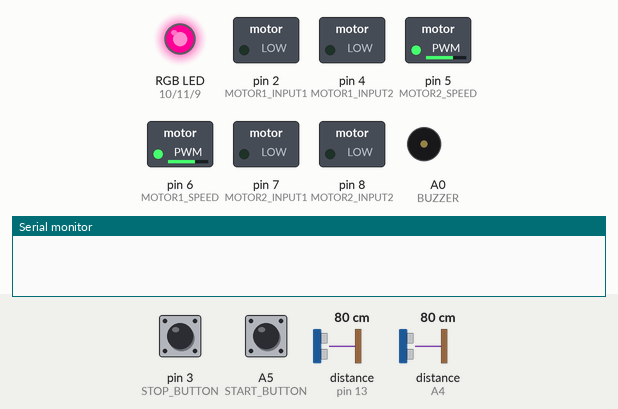
Simulated run of this program. Board: Arduino Uno, built with avr-gcc and run on an emulated ATmega328P. Parts: switched loads named in the program (green lamp = pin HIGH), an RGB LED mixed from three pins (HIGH = lit), buzzer (waves = sounding), the last lines printed to the serial monitor. Dashed ring = blinking. The test bench sets the inputs (shaded band); at power-on: A5 (START_BUTTON) HIGH, distance to the obstacle (sensors on pin 13, A4) 80 cm, pin 3 (STOP_BUTTON) HIGH. The echo pulse lasts 58.3 µs per cm; random numbers use the default seed unless the program sets one; pins used as bus, display or sensor lines are not drawn.

Above: at 0.8 s.
0.9 s: A5 (START_BUTTON) pulled LOW for 0.15 s
At 1.4 s:
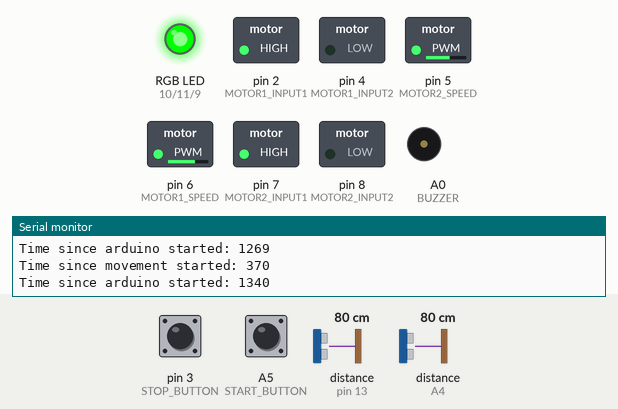
2.5 s: distance to the obstacle (sensor on pin 13) set to 22 cm
4.0 s: distance to the obstacle (sensor on pin 13) set to 17 cm
At 4.6 s:
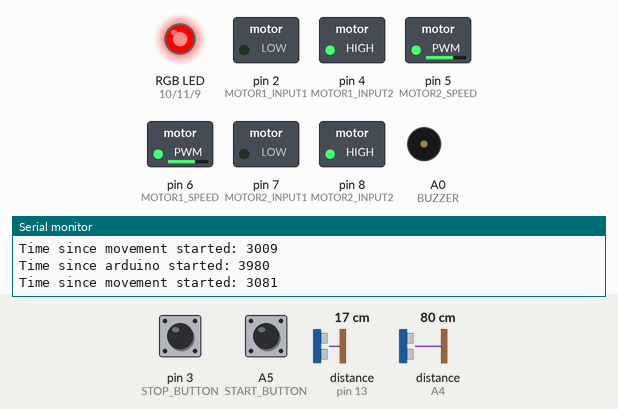
7.0 s: distance to the obstacle (sensor on pin 13) set to 250 cm
At 8.7 s:
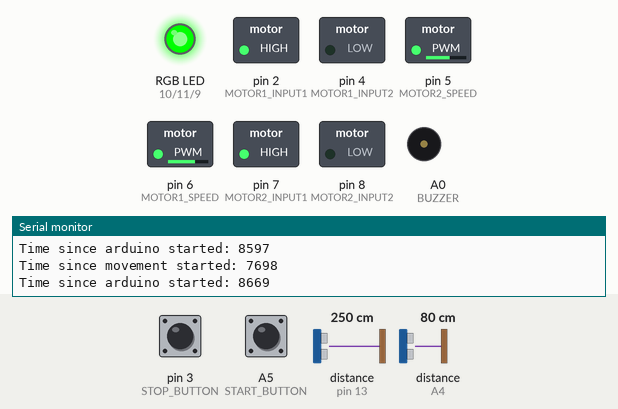
9.0 s: pin 3 (STOP_BUTTON) pulled LOW for 0.15 s
At 9.4 s:
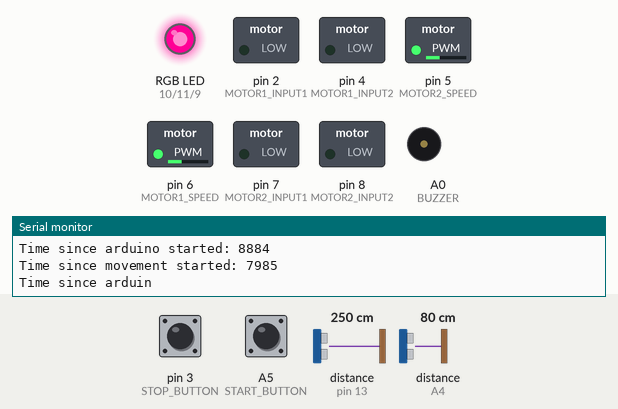
10.6 s: A5 (START_BUTTON) pulled LOW for 1 s
At 17.65 s:
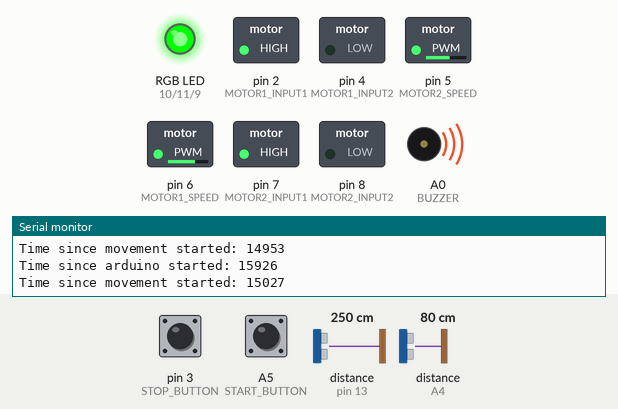
Timing chart, 0 to 19.2 s (numbered marks = the images above; inputs shaded):
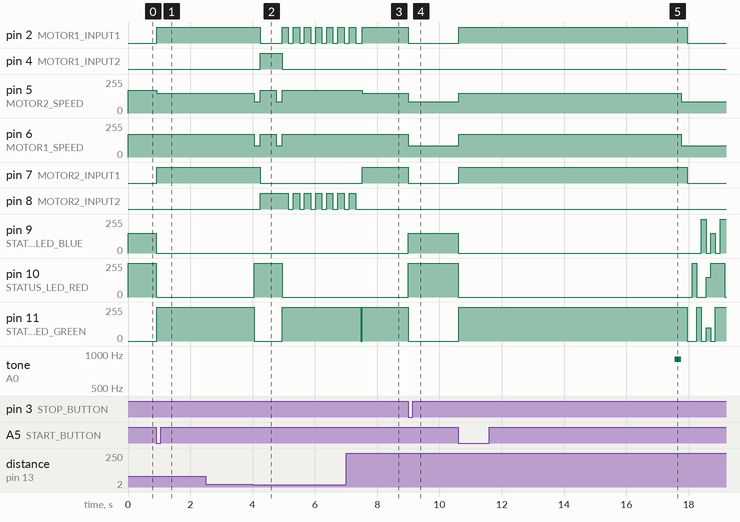

The program:

main.cpp
```cpp
// Abgabe LF07 Projektarbeit Patrick Pfaff 11IT2
// Codestruktur wird leicht von einer .ino Datei abweichen, da ich mir eine Umgebung mit PlatformIO und VSCode aufgesetzt habe,
// diese verwendet einen anderen Compiler, so müssen hier z.B. die Funktionsdeklarationen vor den Funktionsdefinitionen stehen

// Code mit Historie auch in meinem GitHub-Repository: https://github.com/meowzer0/lf07_proj/blob/main/LF07Project/src/main.cpp
#include <Arduino.h>

int currentMotor1Speed = 0;
int currentMotor2Speed = 0;
int celebrationCounter = 0;

// buffer für linken und rechten sensor
float distances[2];
unsigned long millisAtMovementStart = 0;
bool movementStarted = false;
bool celebrationsDone = false;

#pragma region Konstanten
#define MOTOR1_SPEED 6
#define MOTOR2_SPEED 5
#define MOTOR1_INPUT1 2
#define MOTOR1_INPUT2 4
#define MOTOR2_INPUT1 7
#define MOTOR2_INPUT2 8
#define USS1_TRIGGER A3
#define USS1_ECHO A4
#define USS2_TRIGGER 12
#define USS2_ECHO 13

#define STATUS_LED_RED 10
#define STATUS_LED_GREEN 11
#define STATUS_LED_BLUE 9

#define BUZZER A0
#define START_BUTTON A5
#define STOP_BUTTON 3

#define MOTOR_DEFAULT_SPEED 170
#define MOTOR_SLOW_SPEED 110
#define MOTOR_FAST_SPEED 230

#define DISTANCE_STOP 20
#define DISTANCE_GOAGAIN 20

#define TURN_TIME 240
#define WAIT_AFTER_TURN 500
#define WAIT_AFTER_GO 250
#pragma endregion

#pragma region Funktionsdeklarationen
// Motor 1 = Links
// Motor 2 = Rechts
void motor1Forward();
void motor1Backward();
void motor1Stop();
void motor2Forward();
void motor2Backward();
void motor2Stop();
void motor1Speed(int speed);
void motor2Speed(int speed);
void updateDistances();
void goForwardsFor(int milliseconds, int desiredSpeed);
void goBackwardsFor(int milliseconds, int desiredSpeed);
void comeToAStop();
void turnLeftFor(int milliseconds, int desiredSpeed);
void turnRightFor(int milliseconds, int desiredSpeed);
void findFreeDirection();
void statusLed(int status);
void autoSpeed(int speed);
void returnToDefaultSpeed();
void playTone(int freq, int duration);
void autoForward();
void autoBackward();
void stopTone();
void flow1();
void waitForStartButton();
void stopAutoOnInterrupt();
void checkForCelebration();
void celebration(int level);
void level1celebration();
void level2celebration();
void level3celebration();
void playNokiaTone();
bool noObstacleInFront();
void autoSpeedCorrected(int speed);
#pragma endregion

void setup() {
  Serial.begin(9600);
  pinMode(STATUS_LED_RED, OUTPUT);
  pinMode(STATUS_LED_GREEN, OUTPUT);
  pinMode(STATUS_LED_BLUE, OUTPUT);

  pinMode(START_BUTTON, INPUT_PULLUP);
  pinMode(STOP_BUTTON, INPUT_PULLUP);

  pinMode(MOTOR1_SPEED, OUTPUT);
  pinMode(MOTOR2_SPEED, OUTPUT);
  pinMode(MOTOR1_INPUT1, OUTPUT);
  pinMode(MOTOR1_INPUT2, OUTPUT);
  pinMode(MOTOR2_INPUT1, OUTPUT);
  pinMode(MOTOR2_INPUT2, OUTPUT);

  pinMode(USS1_TRIGGER, OUTPUT);
  pinMode(USS1_ECHO, INPUT);

  pinMode(USS2_TRIGGER, OUTPUT);
  pinMode(USS2_ECHO, INPUT);

  motor1Speed(MOTOR_DEFAULT_SPEED);
  motor2Speed(MOTOR_DEFAULT_SPEED);

  attachInterrupt(digitalPinToInterrupt(STOP_BUTTON), stopAutoOnInterrupt, LOW);

  waitForStartButton();
}

void loop() {
  flow1();
}

// Ablaufversuch 1
void flow1() {
  checkForCelebration();
  updateDistances();

  if (noObstacleInFront()) {
    statusLed(2);
    autoSpeedCorrected(MOTOR_DEFAULT_SPEED);
    autoForward();
  } else {
    statusLed(1);
    comeToAStop();
    goBackwardsFor(500, MOTOR_DEFAULT_SPEED);
    findFreeDirection();
    statusLed(0);
  }
}

// Fährt den Motor1 vorwärts
void motor1Forward() {
  digitalWrite(MOTOR1_INPUT1, HIGH);
  digitalWrite(MOTOR1_INPUT2, LOW);
}

// Fährt den Motor1 rückwärts
void motor1Backward() {
  digitalWrite(MOTOR1_INPUT1, LOW);
  digitalWrite(MOTOR1_INPUT2, HIGH);
}

// Stoppt den Motor1
void motor1Stop() {
  digitalWrite(MOTOR1_INPUT1, LOW);
  digitalWrite(MOTOR1_INPUT2, LOW);
}

// Fährt den Motor2 vorwärts
void motor2Forward() {
  digitalWrite(MOTOR2_INPUT1, HIGH);
  digitalWrite(MOTOR2_INPUT2, LOW);
}


// Fährt den Motor2 rückwärts
void motor2Backward() {
  digitalWrite(MOTOR2_INPUT1, LOW);
  digitalWrite(MOTOR2_INPUT2, HIGH);
}

// Stoppt den Motor2
void motor2Stop() {
  digitalWrite(MOTOR2_INPUT1, LOW);
  digitalWrite(MOTOR2_INPUT2, LOW);
}

void autoSpeed(int speed) {
  motor1Speed(speed);
  motor2Speed(speed);
}

// Fährt mit korrektur für den linksdrall
void autoSpeedCorrected(int speed) {
  int calcSpeedLeft = speed;
  int calcSpeedRight = speed - 20;

  if (calcSpeedRight < 0 ) calcSpeedRight = 0;
  motor1Speed(calcSpeedLeft);
  motor2Speed(calcSpeedRight);
}

// Fährt vorwärts
void autoForward() {
  motor1Forward();
  motor2Forward();
}

// Fährt rückwärts
void autoBackward() {
  motor1Backward();
  motor2Backward();
}

void motor1Speed(int speed) {
  if (speed != currentMotor1Speed) {
    currentMotor1Speed = speed;
    analogWrite(MOTOR1_SPEED, speed);
  }
}

void motor2Speed(int speed) {
  if (speed != currentMotor2Speed) {
    currentMotor2Speed = speed;
    analogWrite(MOTOR2_SPEED, speed);
  }
}

void returnToDefaultSpeed() {
  motor1Speed(MOTOR_DEFAULT_SPEED);
  motor2Speed(MOTOR_DEFAULT_SPEED);
}

// Gibt die Entfernung in cm zurück
void updateDistances() {
  int duration;
  float distance;

  // linker sensor
  digitalWrite(USS1_TRIGGER, LOW);
  delayMicroseconds(2);
  digitalWrite(USS1_TRIGGER, HIGH);
  delayMicroseconds(10);
  digitalWrite(USS1_TRIGGER, LOW);
  duration = pulseIn(USS1_ECHO, HIGH);
  distance = ( duration / 29.0 ) / 2.0;

  distances[0] = distance;

  // rechter sensor
  digitalWrite(USS2_TRIGGER, LOW);
  delayMicroseconds(2);
  digitalWrite(USS2_TRIGGER, HIGH);
  delayMicroseconds(10);
  digitalWrite(USS2_TRIGGER, LOW);

  duration = pulseIn(USS2_ECHO, HIGH);
  distance = ( duration / 29 ) / 2;

  distances[1] = distance;
}

// Fährt für eine bestimmte Zeit vorwärts
void goForwardsFor(int milliseconds, int desiredSpeed) {
  autoSpeed(desiredSpeed);
  autoForward();
  delay(milliseconds);
  comeToAStop();

  returnToDefaultSpeed();
}

// Fährt für eine bestimmte Zeit rückwärts
void goBackwardsFor(int milliseconds, int desiredSpeed) {
  autoSpeed(desiredSpeed);
  autoBackward();
  delay(milliseconds);
  comeToAStop();

  returnToDefaultSpeed();
}

// Stoppt das Auto
void comeToAStop() {
  int halfSpeed = MOTOR_DEFAULT_SPEED / 2;
  autoSpeed(halfSpeed);
  delay(200);
  motor1Stop();
  motor2Stop();
}

// Dreht sich für eine bestimmte Zeit nach links
void turnLeftFor(int milliseconds, int desiredSpeed) {
  autoSpeed(desiredSpeed);
  motor1Backward();
  motor2Forward();
  delay(milliseconds);
  motor1Stop();
  motor2Stop();

  returnToDefaultSpeed();
}

// Dreht sich für eine bestimmte Zeit nach rechts
void turnRightFor(int milliseconds, int desiredSpeed) {
  autoSpeed(desiredSpeed);
  motor1Forward();
  motor2Backward();
  delay(milliseconds);
  motor1Stop();
  motor2Stop();

  returnToDefaultSpeed();
}

// Dreht sich nach links, bis es wieder genug Platz hat
void findFreeDirection() {
  bool foundFreeDirection = false;
  int enoughSpaceCounter = 0;

  // orangene status led
  statusLed(2);

  // zufällig entscheiden ob nach links oder rechts gedreht wird
  int direction = random(0, 2);
  void (*randomTurnFunction)(int, int);
  if (direction == 0) {
    randomTurnFunction = &turnLeftFor;
  } else {
    randomTurnFunction = &turnRightFor;
  }

  while (!foundFreeDirection) {
    randomTurnFunction(200, MOTOR_DEFAULT_SPEED);
    delay(150);
    if (noObstacleInFront()) {
      enoughSpaceCounter++;
    } else {
      enoughSpaceCounter = 0;
    }
    if (enoughSpaceCounter > 1) foundFreeDirection = true;
  }

  statusLed(0);
}

// rgb led
// 0 = aus
// 1 = rot
// 2 = grün
// 3 = blau
// 4 = orange
// 5 = lila
// 6 = gelb
// 7 = weiß
// 8 = türkis
void statusLed(int status) {
  #define BRIGHT 255
  #define MEDIUM 150
  #define DIM 100

  switch (status) {
    case 0:
      analogWrite(STATUS_LED_RED, LOW);
      analogWrite(STATUS_LED_GREEN, LOW);
      analogWrite(STATUS_LED_BLUE, LOW);
      break;

    case 1:
      analogWrite(STATUS_LED_RED, BRIGHT);
      analogWrite(STATUS_LED_GREEN, LOW);
      analogWrite(STATUS_LED_BLUE, LOW);
      break;

    case 2:
      analogWrite(STATUS_LED_RED, LOW);
      analogWrite(STATUS_LED_GREEN, BRIGHT);
      analogWrite(STATUS_LED_BLUE, LOW);
      break;

    case 3:
      analogWrite(STATUS_LED_RED, LOW);
      analogWrite(STATUS_LED_GREEN, LOW);
      analogWrite(STATUS_LED_BLUE, BRIGHT);
      break;

    case 4:
      analogWrite(STATUS_LED_RED, MEDIUM);
      analogWrite(STATUS_LED_GREEN, DIM);
      analogWrite(STATUS_LED_BLUE, LOW);
      break;

    case 5:
      analogWrite(STATUS_LED_RED, BRIGHT);
      analogWrite(STATUS_LED_GREEN, LOW);
      analogWrite(STATUS_LED_BLUE, MEDIUM);
      break;

    case 6:
      analogWrite(STATUS_LED_RED, BRIGHT);
      analogWrite(STATUS_LED_GREEN, BRIGHT);
      analogWrite(STATUS_LED_BLUE, LOW);
      break;

    case 7:
      analogWrite(STATUS_LED_RED, BRIGHT);
      analogWrite(STATUS_LED_GREEN, BRIGHT);
      analogWrite(STATUS_LED_BLUE, BRIGHT);
      break;

    case 8:
      analogWrite(STATUS_LED_RED, LOW);
      analogWrite(STATUS_LED_GREEN, BRIGHT);
      analogWrite(STATUS_LED_BLUE, BRIGHT);
      break;
  }
}

// buzzer
void playTone(int freq, int duration) {
  tone(BUZZER, freq);
  delay(duration);
  noTone(BUZZER);
}

// ton, wenn das auto stehen bleibt
void stopTone() {
  playTone(900, 200);
  delay(100);
  playTone(600, 150);
}

void waitForStartButton() {
  bool startButtonPressed = false;

  // lila status led = warte auf start button
  statusLed(5);
  while (!startButtonPressed) {
    if (digitalRead(START_BUTTON) == LOW) {
      startButtonPressed = true;
    }
  }

  // Damit die Zeit, die für die celebration gebraucht wird, nicht mitgezählt wird wenn das auto noch nicht fährt
  if (!movementStarted)
  {
    movementStarted = true;
    millisAtMovementStart = millis();
  }

  statusLed(0);
}

void stopAutoOnInterrupt() {
  comeToAStop();
  stopTone();
  statusLed(0);

  waitForStartButton();
}

void checkForCelebration() {
  if (celebrationsDone) return;

  unsigned long timeElapsed = millis();
  Serial.print("Time since arduino started: ");
  Serial.println(timeElapsed);
  Serial.print("Time since movement started: ");
  Serial.println(timeElapsed - millisAtMovementStart);

  // Zeit vor dem Fahren soll nicht mitgezählt werden
  if (timeElapsed > 15000  + millisAtMovementStart && celebrationCounter < 1) {
    celebration(0);
    celebrationCounter++;
  }
  else if (timeElapsed > 25000  + millisAtMovementStart && celebrationCounter < 2) {
    celebration(1);
    celebrationCounter++;
  }
  else if (timeElapsed > 35000 + millisAtMovementStart && celebrationCounter < 3) {
    celebration(2);
    celebrationCounter++;
  }
}

void celebration(int level) {
  switch (level) {
    case 0:
      level1celebration();
      break;
    case 1:
      level2celebration();
      break;
    case 2:
      level3celebration();
      break;
  }
}

// feuerwerk mit led
void level1celebration() {
  playTone(900, 200);
  comeToAStop();
  for (int j = 0; j < 2; j++) {
    for (int i = 0; i < 9; i++) {
      statusLed(i);
      delay(150);
    }
  }
}

// feuerwerk mit led und ton
void level2celebration() {
  comeToAStop();
  playTone(900, 200);
  playNokiaTone();
}

// feuerwerk mit led und ton und tanzen
void level3celebration() {
  comeToAStop();
  playTone(900, 200);
  turnLeftFor(2000, 255);
  turnRightFor(2000, 255);
  for (int i = 0; i < 9; i++) {
      statusLed(i);
      delay(100);
  }
  for (int i = 0; i < 4; i++) {
    turnLeftFor(800, 255);
    statusLed(random(0, 8));
    delay(200);
  }
  for (int i = 0; i < 4; i++) {
    turnRightFor(800, 255);
    statusLed(random(0, 8));
    delay(200);
  }
  turnLeftFor(2000, 255);
    for (int i = 0; i < 9; i++) {
      statusLed(i);
      delay(100);
  }

  celebrationsDone = true;
}

bool noObstacleInFront() {
  bool obstacleInFront = false;
  updateDistances();

  if (distances[0] < DISTANCE_STOP || distances[1] < DISTANCE_STOP) {
    obstacleInFront = true;
  }

  return !obstacleInFront;
}

// Noten kommen aus dem Internet:
// https://github.com/robsoncouto/arduino-songs/tree/master/nokia
void playNokiaTone() {
  /*
  Nokia Tune
  Connect a piezo buzzer or speaker to pin 11 or select a new pin.
  More songs available at https://github.com/robsoncouto/arduino-songs

                                              Robson Couto, 2019
  */
  #define NOTE_B0  31
  #define NOTE_C1  33
  #define NOTE_CS1 35
  #define NOTE_D1  37
  #define NOTE_DS1 39
  #define NOTE_E1  41
  #define NOTE_F1  44
  #define NOTE_FS1 46
  #define NOTE_G1  49
  #define NOTE_GS1 52
  #define NOTE_A1  55
  #define NOTE_AS1 58
  #define NOTE_B1  62
  #define NOTE_C2  65
  #define NOTE_CS2 69
  #define NOTE_D2  73
  #define NOTE_DS2 78
  #define NOTE_E2  82
  #define NOTE_F2  87
  #define NOTE_FS2 93
  #define NOTE_G2  98
  #define NOTE_GS2 104
  #define NOTE_A2  110
  #define NOTE_AS2 117
  #define NOTE_B2  123
  #define NOTE_C3  131
  #define NOTE_CS3 139
  #define NOTE_D3  147
  #define NOTE_DS3 156
  #define NOTE_E3  165
  #define NOTE_F3  175
  #define NOTE_FS3 185
  #define NOTE_G3  196
  #define NOTE_GS3 208
  #define NOTE_A3  220
  #define NOTE_AS3 233
  #define NOTE_B3  247
  #define NOTE_C4  262
  #define NOTE_CS4 277
  #define NOTE_D4  294
  #define NOTE_DS4 311
  #define NOTE_E4  330
  #define NOTE_F4  349
  #define NOTE_FS4 370
  #define NOTE_G4  392
  #define NOTE_GS4 415
  #define NOTE_A4  440
  #define NOTE_AS4 466
  #define NOTE_B4  494
  #define NOTE_C5  523
  #define NOTE_CS5 554
  #define NOTE_D5  587
  #define NOTE_DS5 622
  #define NOTE_E5  659
  #define NOTE_F5  698
  #define NOTE_FS5 740
  #define NOTE_G5  784
  #define NOTE_GS5 831
  #define NOTE_A5  880
  #define NOTE_AS5 932
  #define NOTE_B5  988
  #define NOTE_C6  1047
  #define NOTE_CS6 1109
  #define NOTE_D6  1175
  #define NOTE_DS6 1245
  #define NOTE_E6  1319
  #define NOTE_F6  1397
  #define NOTE_FS6 1480
  #define NOTE_G6  1568
  #define NOTE_GS6 1661
  #define NOTE_A6  1760
  #define NOTE_AS6 1865
  #define NOTE_B6  1976
  #define NOTE_C7  2093
  #define NOTE_CS7 2217
  #define NOTE_D7  2349
  #define NOTE_DS7 2489
  #define NOTE_E7  2637
  #define NOTE_F7  2794
  #define NOTE_FS7 2960
  #define NOTE_G7  3136
  #define NOTE_GS7 3322
  #define NOTE_A7  3520
  #define NOTE_AS7 3729
  #define NOTE_B7  3951
  #define NOTE_C8  4186
  #define NOTE_CS8 4435
  #define NOTE_D8  4699
  #define NOTE_DS8 4978
  #define REST      0


  // change this to make the song slower or faster
  int tempo = 180;

  // change this to whichever pin you want to use
  int buzzer = BUZZER;

  // notes of the moledy followed by the duration.
  // a 4 means a quarter note, 8 an eighteenth , 16 sixteenth, so on
  // !!negative numbers are used to represent dotted notes,
  // so -4 means a dotted quarter note, that is, a quarter plus an eighteenth!!
  int melody[] = {

    // Nokia Ringtone
    // Score available at https://musescore.com/user/29944637/scores/5266155

    NOTE_E5, 8, NOTE_D5, 8, NOTE_FS4, 4, NOTE_GS4, 4,
    NOTE_CS5, 8, NOTE_B4, 8, NOTE_D4, 4, NOTE_E4, 4,
    NOTE_B4, 8, NOTE_A4, 8, NOTE_CS4, 4, NOTE_E4, 4,
    NOTE_A4, 2,
  };

  // sizeof gives the number of bytes, each int value is composed of two bytes (16 bits)
  // there are two values per note (pitch and duration), so for each note there are four bytes
  int notes = sizeof(melody) / sizeof(melody[0]) / 2;

  // this calculates the duration of a whole note in ms
  int wholenote = (60000 * 4) / tempo;

  int divider = 0, noteDuration = 0;

  // iterate over the notes of the melody.
  // Remember, the array is twice the number of notes (notes + durations)
  for (int thisNote = 0; thisNote < notes * 2; thisNote = thisNote + 2) {

    // calculates the duration of each note
    divider = melody[thisNote + 1];
    if (divider > 0) {
      // regular note, just proceed
      noteDuration = (wholenote) / divider;
    } else if (divider < 0) {
      // dotted notes are represented with negative durations!!
      noteDuration = (wholenote) / abs(divider);
      noteDuration *= 1.5; // increases the duration in half for dotted notes
    }

    // we only play the note for 90% of the duration, leaving 10% as a pause
    tone(buzzer, melody[thisNote], noteDuration * 0.9);

    // Wait for the specief duration before playing the next note.
    delay(noteDuration);

    // stop the waveform generation before the next note.
    noTone(buzzer);
  }
}
```

Measured:
- the behaviour switches between 20 and 19 cm on distance to the obstacle (sensor on pin 13) (found by bisection; images 1 and 2)
- after the input at 0.9 s, pin 2 (MOTOR1_INPUT1), pin 7 (MOTOR2_INPUT1): LOW → HIGH at once; pin 5 (MOTOR2_SPEED): 170/255 → 150/255 at once; pin 9 (STATUS_LED_BLUE): 150/255 → 0/255 at once; pin 10 (STATUS_LED_RED): 255/255 → 0/255 at once; pin 11 (STATUS_LED_GREEN): 0/255 → 255/255 at once
- after the input at 4.0 s, pin 2 (MOTOR1_INPUT1): HIGH → LOW after 0.25 s, then repeats every 0.36 s: HIGH 0.20 s, LOW 0.16 s; pin 4 (MOTOR1_INPUT2): LOW → HIGH after 0.25 s, → LOW 0.70 s later
- after the input at 7.0 s, pin 5 (MOTOR2_SPEED): 170/255 → 150/255 after 0.52 s; pin 7 (MOTOR2_INPUT1): LOW → HIGH after 0.52 s; pin 11 (STATUS_LED_GREEN): 255/255 → 0/255 after 0.48 s, → 255/255 0.04 s later
- after the input at 9.0 s, pin 2 (MOTOR1_INPUT1), pin 7 (MOTOR2_INPUT1): HIGH → LOW at once; pin 5 (MOTOR2_SPEED): 150/255 → 85/255 at once; pin 6 (MOTOR1_SPEED): 170/255 → 85/255 at once; pin 9 (STATUS_LED_BLUE): 0/255 → 150/255 at once; pin 10 (STATUS_LED_RED): 0/255 → 255/255 at once
- after the input at 10.6 s, pin 2 (MOTOR1_INPUT1): LOW → HIGH at once, → LOW 7.3 s later; pin 5 (MOTOR2_SPEED): 85/255 → 150/255 at once, → 85/255 7.1 s later
